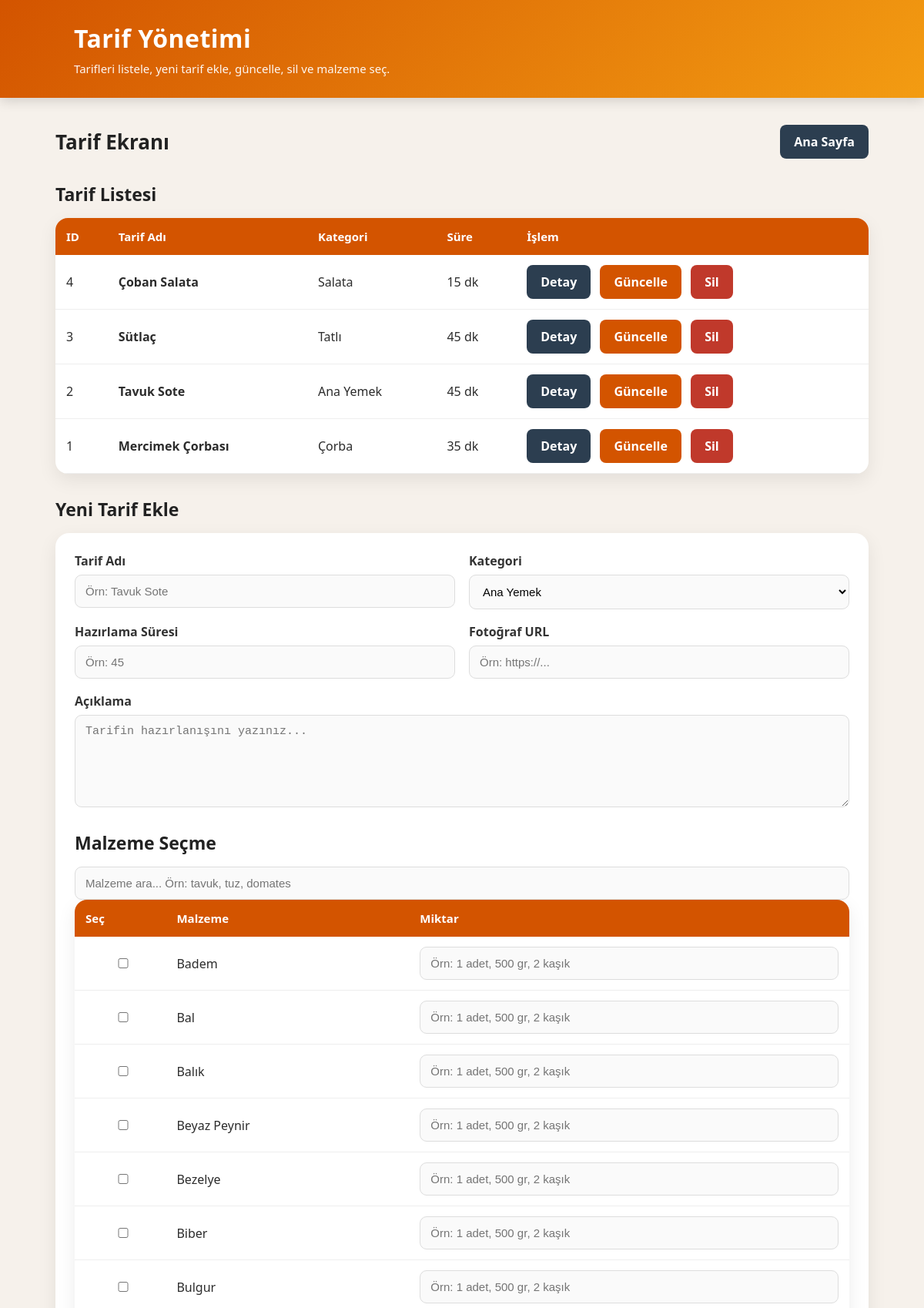
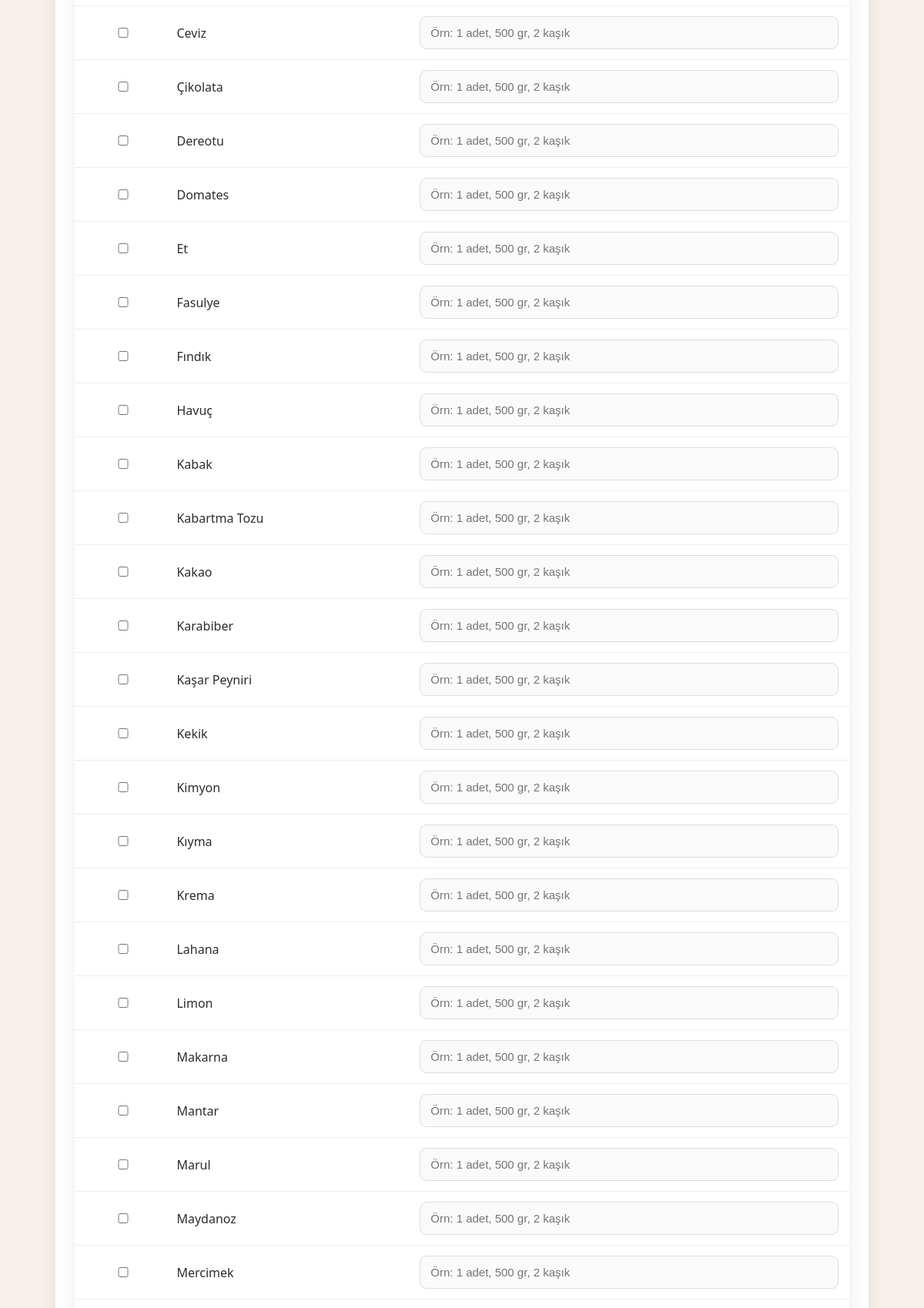
Page /yemek_tarifi-php/tarif_crud.php (upper part) on the committed database (2 pictures, top to bottom).
### tables this page shows
CREATE TABLE IF NOT EXISTS tarifler (
    id INT AUTO_INCREMENT PRIMARY KEY,
    kategori_id INT NOT NULL,
    tarif_adi VARCHAR(150) NOT NULL,
    aciklama TEXT,
    hazirlama_suresi INT,
    fotograf_url VARCHAR(500),
    olusturma_tarihi DATETIME DEFAULT CURRENT_TIMESTAMP,
    FOREIGN KEY (kategori_id) REFERENCES kategoriler(id)
);

CREATE TABLE IF NOT EXISTS kategoriler (
    id INT AUTO_INCREMENT PRIMARY KEY,
    kategori_adi VARCHAR(100) NOT NULL
);

CREATE TABLE IF NOT EXISTS malzemeler (
    id INT AUTO_INCREMENT PRIMARY KEY,
    malzeme_adi VARCHAR(100) NOT NULL
);

### yemek_tarifi-php/tarif_crud.php (the view, shortened to what this page needs)
<?php
include "baglanti.php";
$kategoriler = $db->query("SELECT * FROM kategoriler ORDER BY kategori_adi ASC");
$malzemeler = $db->query("SELECT * FROM malzemeler ORDER BY malzeme_adi ASC");
$tarifler = $db->query("
    SELECT tarifler.*, kategoriler.kategori_adi
    FROM tarifler
    INNER JOIN kategoriler ON tarifler.kategori_id = kategoriler.id
    ORDER BY tarifler.id DESC
");
?>
<!DOCTYPE html>
<html lang="tr">
<head>
    <link rel="stylesheet" href="style.css">
</head>
<body>
<header class="site-header">
    <h1>Tarif Yönetimi</h1>
    <p>Tarifleri listele, yeni tarif ekle, güncelle, sil ve malzeme seç.</p>
</header>
<div class="container">
    <div class="top-bar">
        <h2 class="page-title">Tarif Ekranı</h2>
        <a href="index.php" class="btn btn-secondary">Ana Sayfa</a>
    </div>
    <h2 class="section-title">Tarif Listesi</h2>
    <div class="table-wrapper recipe-list-box">
        <table>
            <tr>
                <th>ID</th>
                <th>Tarif Adı</th>
                <th>Kategori</th>
                <th>Süre</th>
                <th>İşlem</th>
            </tr>
            <?php foreach ($tarifler as $tarif) { ?>
                <tr>
                    <td><?php echo $tarif['id']; ?></td>
                    <td>
                        <strong><?php echo htmlspecialchars($tarif['tarif_adi']); ?></strong>
                    </td>
                    <td><?php echo htmlspecialchars($tarif['kategori_adi']); ?></td>
                    <td><?php echo htmlspecialchars($tarif['hazirlama_suresi']); ?> dk</td>
                    <td class="action-links">
                        <a class="btn btn-secondary" href="detay.php?id=<?php echo $tarif['id']; ?>">
                            Detay
                        </a>
                        <a class="btn" href="guncelle.php?id=<?php echo $tarif['id']; ?>">
                            Güncelle
                        </a>
                        <a class="btn btn-danger"
                           href="tarif_crud.php?sil=<?php echo $tarif['id']; ?>"
                           onclick="return confirm('Bu tarifi silmek istediğinize emin misiniz?')">
                           Sil
                        </a>
                    </td>
                </tr>
            <?php } ?>
        </table>
    </div>
    <h2 class="section-title">Yeni Tarif Ekle</h2>
    <form method="post" class="form-card">
        <div class="form-grid">
            <div class="form-group">
                <label>Tarif Adı</label>
                <input type="text" name="tarif_adi" placeholder="Örn: Tavuk Sote" required>
            </div>
            <div class="form-group">
                <label>Kategori</label>
                <select name="kategori_id" required>
                    <?php foreach ($kategoriler as $kategori) { ?>
                        <option value="<?php echo $kategori['id']; ?>">
                            <?php echo htmlspecialchars($kategori['kategori_adi']); ?>
                        </option>
                    <?php } ?>
                </select>
            </div>
            <div class="form-group">
                <label>Hazırlama Süresi</label>
                <input type="number" name="hazirlama_suresi" placeholder="Örn: 45" required>
            </div>
            <div class="form-group">
                <label>Fotoğraf URL</label>
                <input type="text" name="fotograf_url" placeholder="Örn: https://...">
            </div>
            <div class="form-group full">
                <label>Açıklama</label>
                <textarea name="aciklama" placeholder="Tarifin hazırlanışını yazınız..." required></textarea>
            </div>
        </div>
        <h2 class="section-title">Malzeme Seçme</h2>
        <div class="material-search-box">
            <input
                type="text"
                id="malzemeArama"
                placeholder="Malzeme ara... Örn: tavuk, tuz, domates"
                onkeyup="malzemeAra()"
            >
        </div>
        <div class="table-wrapper">
            <table class="material-table" id="malzemeTablosu">
                <tr>
                    <th>Seç</th>
                    <th>Malzeme</th>
                    <th>Miktar</th>
                </tr>
                <?php foreach ($malzemeler as $malzeme) { ?>
                    <tr>
                        <td>
                            <input type="checkbox"
                                   name="malzemeler[]"
                                   value="<?php echo $malzeme['id']; ?>">
                        </td>
                        <td class="malzeme-adi">
                            <?php echo htmlspecialchars($malzeme['malzeme_adi']); ?>
                        </td>
                        <td>
                            <input type="text"
                                   name="miktar[<?php echo $malzeme['id']; ?>]"
                                   placeholder="Örn: 1 adet, 500 gr, 2 kaşık">
                        </td>
                    </tr>
                <?php } ?>
            </table>
        </div>
        <br>
    </form>
</div>
</body>
</html>

### yemek_tarifi-php/style.css (style rules this page uses)
* { box-sizing: border-box; }
body { margin: 0; font-family: "Segoe UI", Arial, sans-serif; background: #f6f1eb; color: #2c2c2c; }
.site-header { background: linear-gradient(135deg, #d35400, #f39c12); color: white; padding: 28px 8%; box-shadow: 0 4px 15px rgba(0,0,0,0.15); }
.site-header h1 { margin: 0; font-size: 32px; letter-spacing: 0.5px; }
.site-header p { margin: 8px 0 0; opacity: 0.95; font-size: 15px; }
.container { width: 88%; max-width: 1200px; margin: 35px auto; }
.top-bar { display: flex; justify-content: space-between; align-items: center; margin-bottom: 22px; gap: 15px; flex-wrap: wrap; }
.page-title { margin: 0; font-size: 26px; color: #222; }
.btn { display: inline-block; background: #d35400; color: white; padding: 11px 18px; border-radius: 8px; border: none; text-decoration: none; cursor: pointer; font-weight: 600; transition: 0.2s ease; }
.btn-secondary { background: #2c3e50; }
.btn-danger { background: #c0392b; }
.form-card { background: white; padding: 25px; border-radius: 18px; box-shadow: 0 8px 24px rgba(0,0,0,0.08); margin-bottom: 30px; }
.form-grid { display: grid; grid-template-columns: 1fr 1fr; gap: 18px; }
.form-group { display: flex; flex-direction: column; }
.form-group.full { grid-column: 1 / -1; }
label { font-weight: 600; margin-bottom: 7px; color: #333; }
input, select, textarea { width: 100%; padding: 12px 13px; border: 1px solid #ddd; border-radius: 9px; font-size: 15px; background: #fafafa; outline: none; transition: 0.2s ease; }
textarea { min-height: 120px; resize: vertical; }
.section-title { margin-top: 30px; margin-bottom: 15px; font-size: 23px; color: #222; }
.table-wrapper { overflow-x: auto; background: white; border-radius: 16px; box-shadow: 0 8px 24px rgba(0,0,0,0.08); }
table { width: 100%; border-collapse: collapse; min-width: 700px; }
table th { background: #d35400; color: white; text-align: left; padding: 14px; font-size: 15px; }
table td { padding: 13px 14px; border-bottom: 1px solid #eee; }
.action-links a { margin-right: 8px; text-decoration: none; font-weight: 600; }

### rows in the picture
tarifler: id "4", tarif_adi "Çoban Salata", kategori.kategori_adi "Salata", hazirlama_suresi "15"
tarifler: id "3", tarif_adi "Sütlaç", kategori.kategori_adi "Tatlı", hazirlama_suresi "45"
tarifler: id "2", tarif_adi "Tavuk Sote", kategori.kategori_adi "Ana Yemek", hazirlama_suresi "45"
tarifler: id "1", tarif_adi "Mercimek Çorbası", kategori.kategori_adi "Çorba", hazirlama_suresi "35"
malzemeler: malzeme_adi "Badem"
malzemeler: malzeme_adi "Bal"
malzemeler: malzeme_adi "Balık"
malzemeler: malzeme_adi "Beyaz Peynir"
malzemeler: malzeme_adi "Bezelye"
malzemeler: malzeme_adi "Biber"
malzemeler: malzeme_adi "Bulgur"
malzemeler: malzeme_adi "Ceviz"
malzemeler: malzeme_adi "Çikolata", id "Örn: 1 adet, 500 gr, 2 kaşık"
malzemeler: malzeme_adi "Dereotu"
malzemeler: malzeme_adi "Domates"
malzemeler: malzeme_adi "Et"
malzemeler: malzeme_adi "Fasulye"
malzemeler: malzeme_adi "Fındık"
malzemeler: malzeme_adi "Havuç"
malzemeler: malzeme_adi "Kabak"
malzemeler: malzeme_adi "Kabartma Tozu"
malzemeler: malzeme_adi "Kakao"
malzemeler: malzeme_adi "Karabiber", id "Örn: 1 adet, 500 gr, 2 kaşık"
malzemeler: malzeme_adi "Kaşar Peyniri"
malzemeler: malzeme_adi "Kekik"
malzemeler: malzeme_adi "Kimyon"
malzemeler: malzeme_adi "Kıyma"
malzemeler: malzeme_adi "Krema"
malzemeler: malzeme_adi "Lahana"
malzemeler: malzeme_adi "Limon"
malzemeler: malzeme_adi "Makarna"
malzemeler: malzeme_adi "Mantar"
malzemeler: malzeme_adi "Marul"
malzemeler: malzeme_adi "Maydanoz"
malzemeler: malzeme_adi "Mercimek"

### other values in the picture
form field kategori_id "Ana Yemek"
